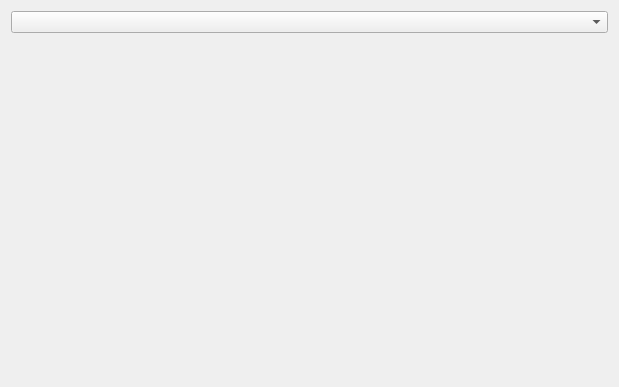
<?xml version="1.0" encoding="UTF-8"?>
<ui version="4.0">
 <class>CustomSyntax</class>
 <widget class="QWidget" name="CustomSyntax">
  <property name="geometry">
   <rect>
    <x>0</x>
    <y>0</y>
    <width>619</width>
    <height>387</height>
   </rect>
  </property>
  <property name="windowTitle">
   <string>Syntax</string>
  </property>
  <layout class="QVBoxLayout" name="verticalLayout">
   <item>
    <widget class="QComboBox" name="m_highlighterComboBox">
     <property name="whatsThis">
      <string>&lt;p&gt;List of highlighter. Highlighter is used to color a text in an editor. &lt;/p&gt;
&lt;p&gt;&lt;i&gt;To add new highlighter, you must add the corresponding plugin.&lt;/i&gt;&lt;/p&gt;</string>
     </property>
    </widget>
   </item>
   <item>
    <widget class="CustomSchemeImpl" name="m_customScheme" native="true"/>
   </item>
  </layout>
 </widget>
 <customwidgets>
  <customwidget>
   <class>CustomSchemeImpl</class>
   <extends>QWidget</extends>
   <header>customschemeimpl.h</header>
  </customwidget>
 </customwidgets>
 <resources>
  <include location="../../../components/xinxpluginselector.qrc"/>
  <include location="../../application.qrc"/>
 </resources>
 <connections/>
</ui>
